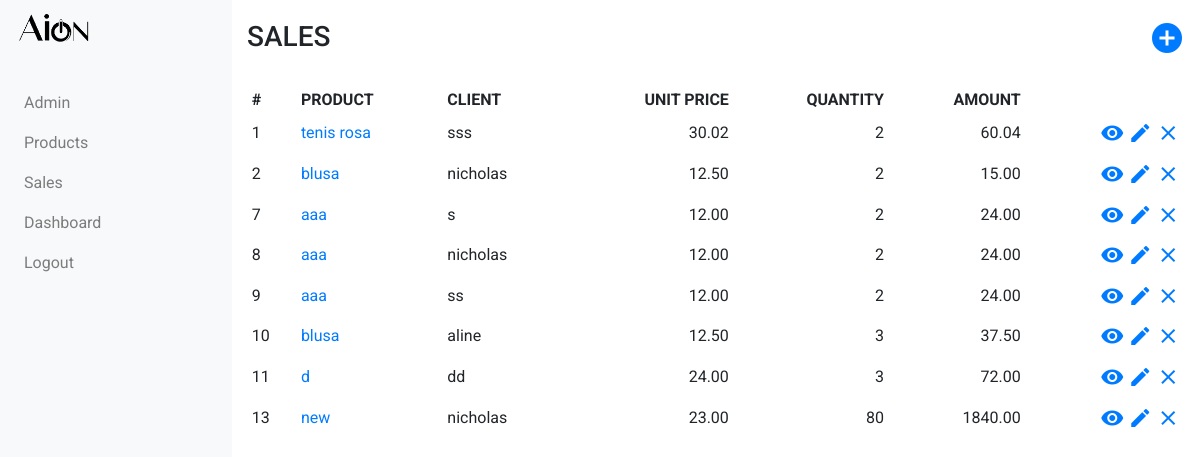
Before: /sales_app/sales/ with the older database file.
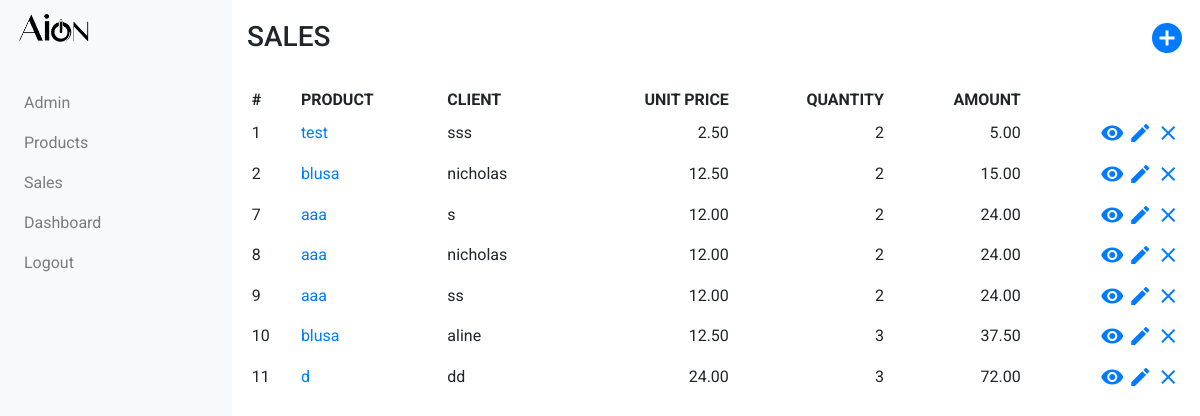
After: the same page with the newer database file.
### sales_app/models.py (models this page shows, shortened)
class Sale(models.Model):
    product_name = models.ForeignKey(Product, related_name='sales', on_delete=models.CASCADE)
    client_name = models.CharField(max_length=256)
    quantity = models.PositiveIntegerField()
    amount = models.DecimalField(decimal_places=2, max_digits=32, blank=True, null=True)

class Product(models.Model):
    name = models.CharField(max_length=256, unique=True)
    price = models.DecimalField(decimal_places=2, max_digits=32)
    def __str__(self):
        return self.name

### sales_app/views.py (the view)
# urls.py: path('sales/', views.SalesListView.as_view(), name='sales'),
class SalesListView(ListView):
    context_object_name = 'sales'
    model = models.Sale

### sales_app/templates/sales_app/sale_list.html
{% extends "sales_app/sales_app_base.html" %}
{% block body_block %}
<div class="row page-header">
  <h3>SALES</h3>
  <a href="{% url 'sales_app:product_create' %}" class="add-item-icon"><span class="material-icons md-36">add_circle</span></a>
</div>
<table class="table table-sm table-hover table-borderless">
  <thead>
    <tr>
      <th scope="col">#</th>
      <th scope="col">PRODUCT</th>
      <th scope="col">CLIENT</th>
      <th scope="col" class="col-number">UNIT PRICE</th>
      <th scope="col" class="col-number">QUANTITY</th>
      <th scope="col" class="col-number">AMOUNT</th>
      <th scope="col"></th>
    </tr>
  </thead>
  <tbody>
    {% for sale in sales %}
    <tr>
      <td>{{sale.pk}}</td>
      <td><a href="{% url 'sales_app:product_detail' pk=sale.product_name.pk %}">{{sale.product_name}}</a></td>
      <td>{{sale.client_name}}</td>
      <td class="col-number">{{sale.product_name.price}}</td>
      <td class="col-number">{{sale.quantity}}</td>
      <td class="col-number">{{sale.amount}}</td>
      <td class="action-col">
        <a href="{% url 'sales_app:sale_detail' pk=sale.pk %}"><span class="material-icons">visibility</span></a>
        <a href="{% url 'sales_app:sale_update' pk=sale.pk %}"><span class="material-icons">edit</span></a>
        <a href="{% url 'sales_app:sale_delete' pk=sale.pk %}"><span class="material-icons">clear</span></a>
      </td>
    </tr>
    {% endfor %}
  </tbody>
</table>
{% endblock %}

### sales_app/templates/sales_app/sales_app_base.html (shortened to what this page needs)
<!DOCTYPE html>
{% load static %}
<html lang="en" dir="ltr">
<head>
  <link rel="stylesheet" href="https://cdn.jsdelivr.net/npm/bootstrap@4.6.0/dist/css/bootstrap.min.css">
  <link rel="stylesheet" href="{% static 'sales_app/css/styles.css' %}">
</head>
<body>
  <nav class="navbar navbar-expand-md navbar-light bg-light fixed-left">
    <a class="navbar-brand" href="#">
      <img src="{% static 'sales_app/aion_logo.png' %}" height="30" class="d-inline-block align-top">
    </a>
    <div class="collapse navbar-collapse" id="collapsedItems">
      <ul class="navbar-nav">
        <li class="nav-item dropdown">
          <a class="nav-item nav-link" href="{% url 'admin:index' %}">Admin</a>
        </li>
        <li class="nav-item dropdown">
          <a class="nav-item nav-link" href="{% url 'sales_app:products' %}">Products</a>
        </li>
        <li class="nav-item dropdown">
          <a class="nav-item nav-link" href="{% url 'sales_app:sales' %}">Sales</a>
        </li>
        <li class="nav-item dropdown">
          <a class="nav-item nav-link" href="{% url 'sales_app:dashboard' %}">Dashboard</a>
        </li>
        <li class="nav-item dropdown">
          <a class="nav-item nav-link" href="/">Logout</a>
        </li>
      </ul>
    </div>
  </nav>
  <div class="container">
    {% block body_block %}
    {% endblock %}
  </div>
</body>
</html>

### static/sales_app/css/styles.css (style rules this page uses)
body { padding-top: 90px; font-family: 'Roboto', sans-serif; }
table { width: 100%; }
.page-header { padding-top: 20px; padding-bottom: 20px; margin:0; width: 100%; }
.action-col { text-align: right; }
.col-number { text-align: right; }
.add-item-icon { margin: auto; margin-right: 0; text-align: right; }
.material-icons.md-36 { font-size: 36px; }
@media (min-width:768px) { body { padding-top: 0; margin-left: 232px } }
@media (min-width:768px) { ul.navbar-nav { position: absolute; top: 83px; left: 16px; } }
.navbar.fixed-left { position: fixed; top: 0; left: 0; right: 0; z-index: 1030 }
@media (min-width:768px) { .navbar.fixed-left { bottom: 0; width: 232px; flex-flow: column nowrap; align-items: flex-start; right: auto; } }
@media (min-width:768px) { .navbar.fixed-left .navbar-collapse { flex-grow: 0; flex-direction: column; width: 100% } }
@media (min-width:768px) { .navbar.fixed-left .navbar-collapse .navbar-nav { flex-direction: column; width: 100% } }
@media (min-width:768px) { .navbar.fixed-left .navbar-collapse .navbar-nav .nav-item { width: 100% } }

Changed rows visible on the page:
removed Sale: pk "13", product_name "new", client_name "nicholas", product_name.price "23.00", quantity "80", amount "1840.00"
changed Sale "sss": product_name "tenis rosa" → "test"; product_name.price "30.02" → "2.50"; amount "60.04" → "5.00"
